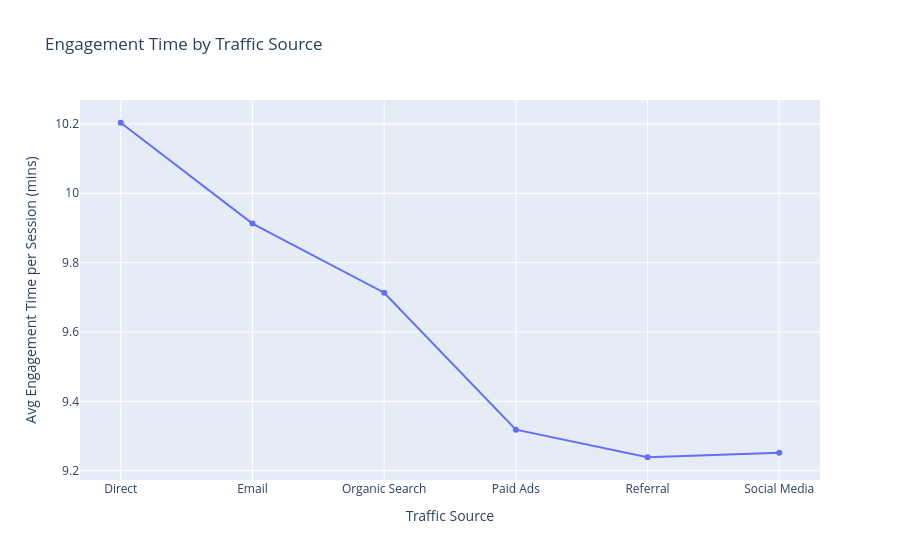

The notebook cell this image was saved under:
### Markdown cell above
# engagement metrics dashboard

### Code cell
engagement = df.groupby("Traffic Source")[
    "Avg Engagement Time per Session (mins)"
].mean().reset_index()

fig = px.line(
    engagement,
    x="Traffic Source",
    y="Avg Engagement Time per Session (mins)",
    markers=True,
    title="Engagement Time by Traffic Source"
)

fig.show()

### Figure 1 — Plotly figure (JSON) as saved in the notebook; plotly's stock layout.template omitted (floating-point values rounded to 4 significant figures)
{"data": [{"hovertemplate": "Traffic Source=%{x}<br>Avg Engagement Time per Session (mins)=%{y}<extra></extra>", "legendgroup": "", "line": {"color": "#636efa", "dash": "solid"}, "marker": {"symbol": "circle"}, "mode": "lines+markers", "name": "", "orientation": "v", "showlegend": false, "type": "scatter", "x": ["Direct", "Email", "Organic Search", "Paid Ads", "Referral", "Social Media"], "xaxis": "x", "y": [10.2, 9.913, 9.713, 9.318, 9.239, 9.252], "yaxis": "y"}], "layout": {"legend": {"tracegroupgap": 0}, "title": {"text": "Engagement Time by Traffic Source"}, "xaxis": {"anchor": "y", "domain": [0, 1], "title": {"text": "Traffic Source"}}, "yaxis": {"anchor": "x", "domain": [0, 1], "title": {"text": "Avg Engagement Time per Session (mins)"}}}}
